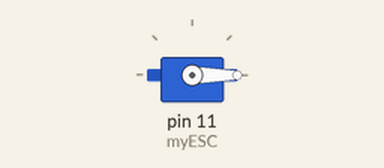
Simulated run of this sketch. Board: Arduino Uno, built with avr-gcc and run on an emulated ATmega328P. Parts: servo.

Above: at 1.05 s.
At 5.0 s:
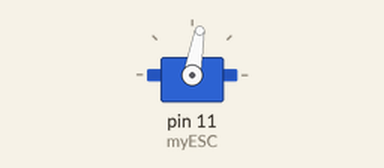
Timing chart, 0 to 6.2 s (numbered marks = the images above):
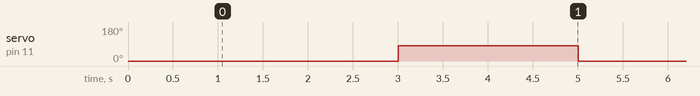

The sketch:

Motor_ESC.ino
```cpp
#include <Servo.h>

String inputString = "";         // a string to hold incoming data
boolean stringComplete = false;  // whether the string is complete
Servo myESC;


void setup() {
  myESC.attach(11);
  myESC.write(0);
  delay(1000);
  myESC.write(0);
}

void loop() {

  myESC.write(0);
  delay(2000);
  myESC.write(80);
  delay(2000);

  //  if (!digitalRead(A1)) {
  //    count++;
  //    delay(200);
  //    if (count == 1 ) {
  //      myESC.write(40);
  //      delay(10);
  //      for (unsigned char i = 40; i < 60; i++) {
  //        myESC.write(i);
  //        delay(100);
  //      }
  //    } else if (count == 2) {
  //      myESC.write(0);
  //      delay(100);
  //      count = 0;
  //    }
  //  }
  /* serialEvent();
    if (stringComplete) {
     Serial.println(inputString);
     pos=inputString.toInt();
     if(pos != 0){
     pos=map(pos,0,100,40,180);
     }
    myESC.write(pos);
    delay(2);
     inputString = "";
     stringComplete = false;
    }*/
}
//void serialEvent() {
//  while (Serial.available()) {
//    // get the new byte:
//    char inChar = (char)Serial.read();
//    // add it to the inputString:
//    inputString += inChar;
//    // if the incoming character is a newline, set a flag
//    // so the main loop can do something about it:
//    if (inChar == '\n') {
//      stringComplete = true;
//    }
//  }
//}
```

Measured:
- by itself, servo on pin 11 (myESC): alternates 80° for 2.0 s and 0° for 2.0 s
